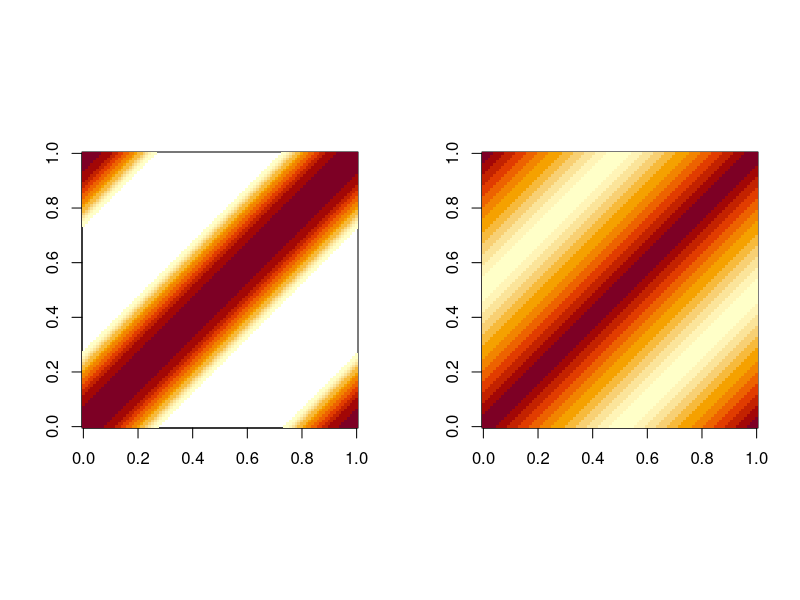
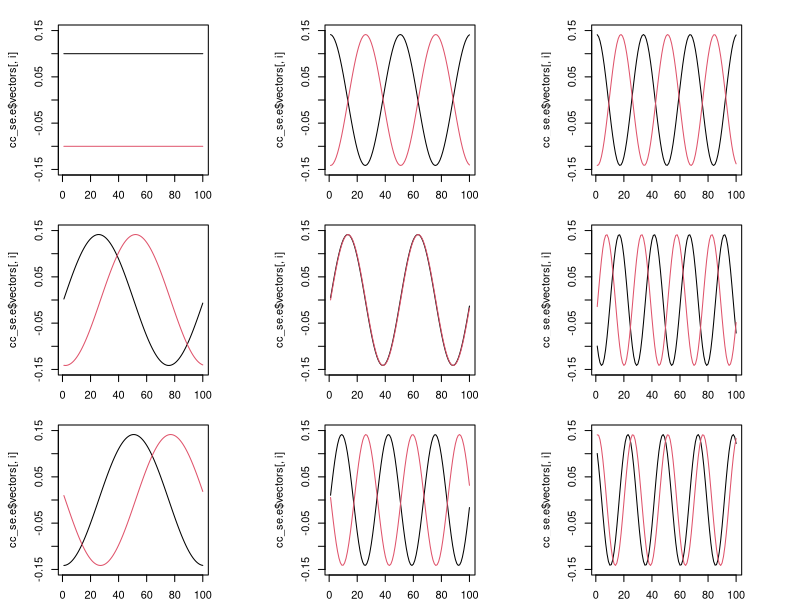
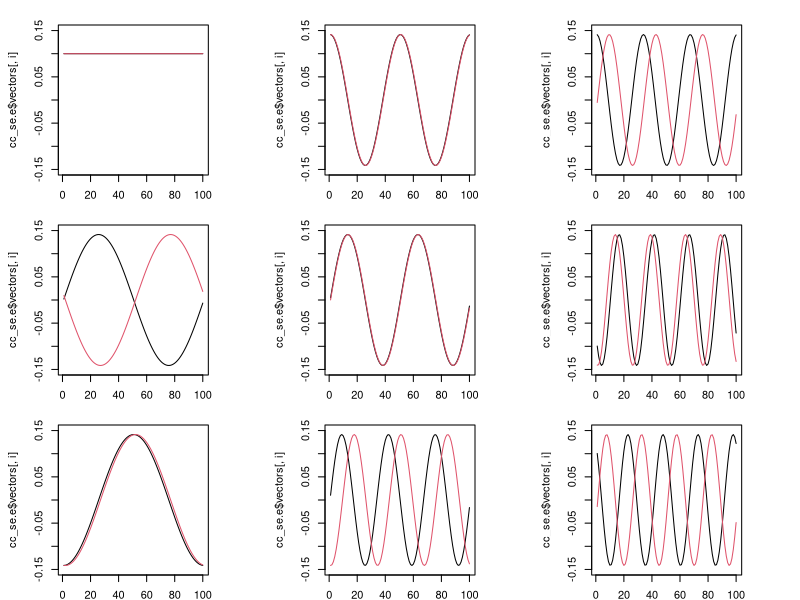
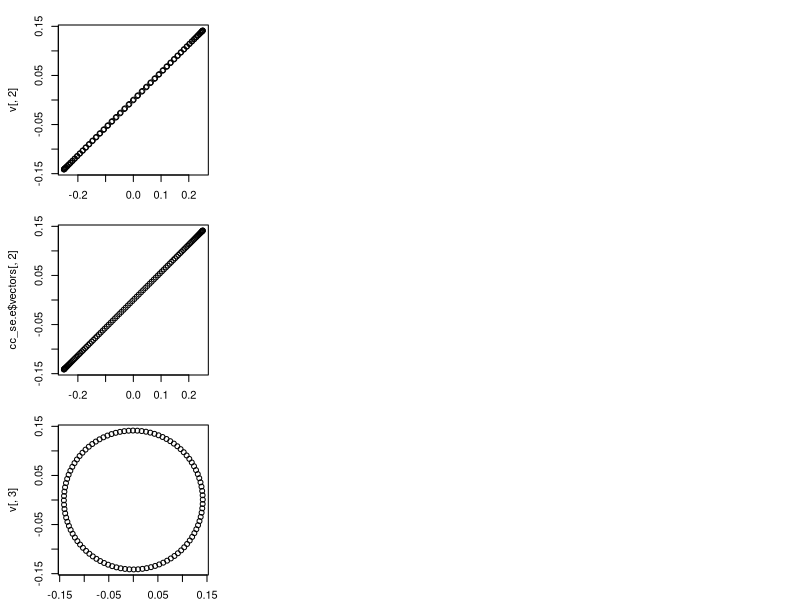
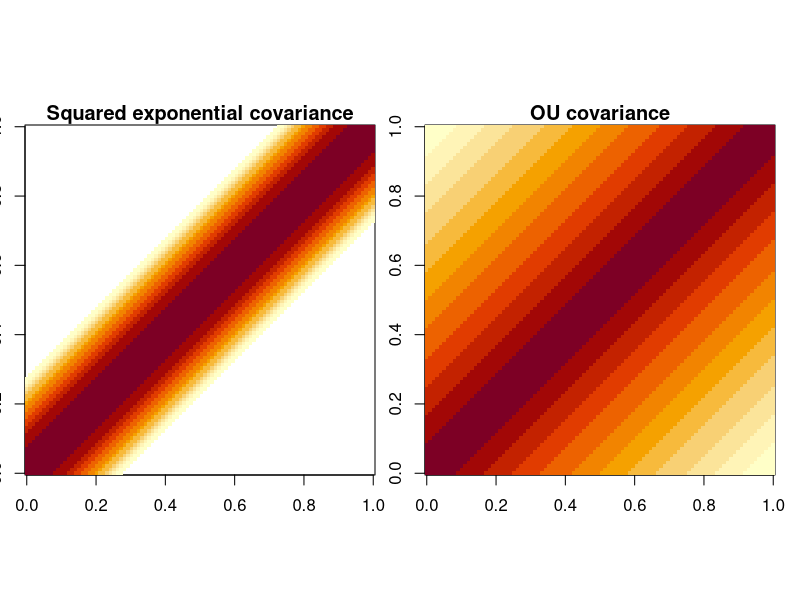
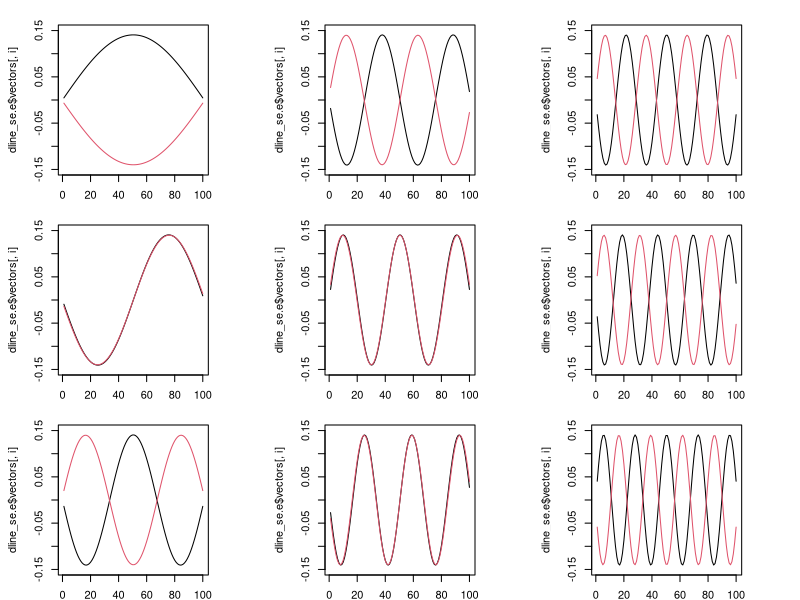
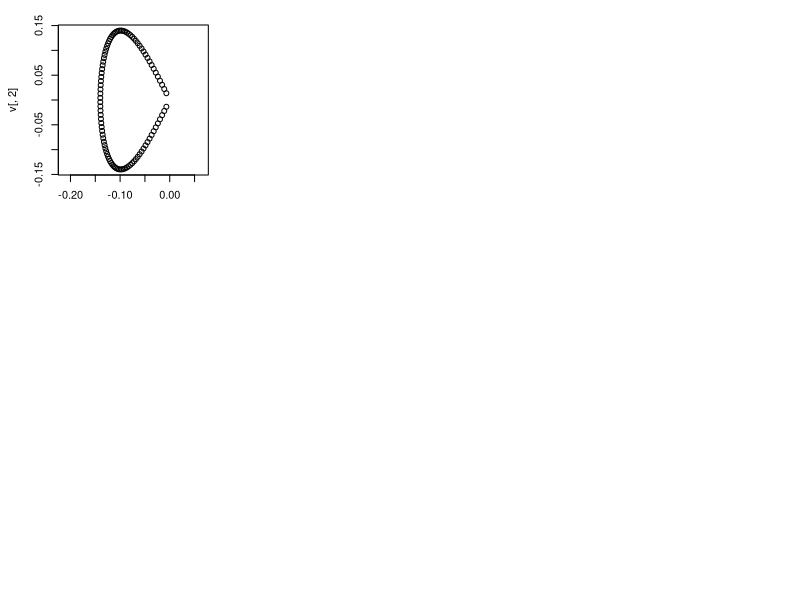

The R source for these figures, in order:
## ---- chunk 1
knitr::opts_chunk$set(echo = TRUE)
## ---- chunk 2
circulant <- function(x) {
    n = length(x)
    m = matrix(0,nrow=n,ncol=n)
    for (i in 1:n) {
        m[,i] = c(x[-(1:(n + 1 - i))], x[1:(n + 1 - i)])
    }
    return(m)
}
circulant(1:6)
## ---- chunk 3
n = 100
set.seed(1)
halfn = ceiling(n/2)
x = c(0:halfn,(halfn-1):1) # distances on a circle
cc_se = circulant(exp(-x^2)) #squared exponential 
cc_ou = circulant(exp(-x)) #Ornstein Uhlenbeck
## ---- chunk 4
par(mfcol=c(1,2),pty="s")
image(log(cc_se),asp=1)
image(log(cc_ou),asp=1)
## ---- chunk 5
cc_se.e = eigen(cc_se)
cc_ou.e = eigen(cc_ou)
par(mfcol=c(3,3),mai=c(0.25,0.25,0.25,0.25))
for(i in 1:9){
  plot(cc_se.e$vectors[,i],type="l",ylim=c(-0.15,0.15))
  lines(cc_ou.e$vectors[,i],type="l",col=2)
}

## ---- chunk 6
v = cc_ou.e$vectors[,c(1,3,2,4,5,7,6,9,8)]
v[,c(1,4,7,8)] = -v[,c(1,4,7,8)]
par(mfcol=c(3,3),mai=c(0.25,0.25,0.25,0.25))
for(i in 1:9){
  plot(cc_se.e$vectors[,i],type="l",ylim=c(-0.15,0.15))
  lines(v[,i],type="l",col=2)
}
## ---- chunk 7
  plot(cc_se %*% v[,2],v[,2]) 
  plot(cc_se %*% cc_se.e$vectors[,2],cc_se.e$vectors[,2]) 
## ---- chunk 8
  plot(v[,2],v[,3],pty="s",asp=1)
## ---- chunk 9
d =abs(outer(1:n,1:n,FUN="-"))
dline_se = exp(-d^2) #squared exponential 
dline_ou = exp(-d) #Ornstein Uhlenbeck
par(mfcol=c(1,2),pty="s")
image(log(dline_se),asp=1,main="Squared exponential covariance")
image(log(dline_ou),asp=1,main="OU covariance")
## ---- chunk 10
dline_se.e = eigen(dline_se)
dline_ou.e = eigen(dline_ou)
par(mfcol=c(3,3),mai=c(0.25,0.25,0.25,0.25))
v = dline_ou.e$vectors
v[,c(1,2,5,6)] = -v[,c(1,2,5,6)] # flip for plotting purposes
for(i in 1:9){
  plot(dline_se.e$vectors[,i],type="l",ylim=c(-0.15,0.15))
  lines(v[,i],type="l",col=2)
}
## ---- chunk 11
plot(v[,1],v[,2],pty="s",asp=1)
